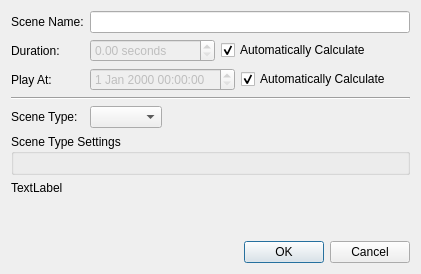
<?xml version="1.0" encoding="UTF-8"?>
<ui version="4.0">
 <class>ScenePropertiesDialog</class>
 <widget class="QDialog" name="ScenePropertiesDialog">
  <property name="geometry">
   <rect>
    <x>0</x>
    <y>0</y>
    <width>421</width>
    <height>274</height>
   </rect>
  </property>
  <property name="windowTitle">
   <string>Scene Properties</string>
  </property>
  <layout class="QVBoxLayout" name="verticalLayout">
   <item>
    <layout class="QFormLayout" name="formLayout_2">
     <property name="fieldGrowthPolicy">
      <enum>QFormLayout::ExpandingFieldsGrow</enum>
     </property>
     <item row="0" column="0">
      <widget class="QLabel" name="label">
       <property name="text">
        <string>Scene Name:</string>
       </property>
      </widget>
     </item>
     <item row="0" column="1">
      <widget class="QLineEdit" name="sceneName"/>
     </item>
     <item row="1" column="0">
      <widget class="QLabel" name="label_2">
       <property name="text">
        <string>Duration:</string>
       </property>
      </widget>
     </item>
     <item row="1" column="1">
      <layout class="QHBoxLayout" name="horizontalLayout">
       <item>
        <widget class="QDoubleSpinBox" name="duration">
         <property name="enabled">
          <bool>false</bool>
         </property>
         <property name="suffix">
          <string> seconds</string>
         </property>
         <property name="maximum">
          <double>99999.990000000005239</double>
         </property>
        </widget>
       </item>
       <item>
        <widget class="QCheckBox" name="autoDuration">
         <property name="text">
          <string>Automatically Calculate</string>
         </property>
         <property name="checked">
          <bool>true</bool>
         </property>
        </widget>
       </item>
      </layout>
     </item>
     <item row="2" column="0">
      <widget class="QLabel" name="label_4">
       <property name="text">
        <string>Play At:</string>
       </property>
      </widget>
     </item>
     <item row="2" column="1">
      <layout class="QHBoxLayout" name="horizontalLayout_2">
       <item>
        <widget class="QDateTimeEdit" name="dateTime">
         <property name="enabled">
          <bool>false</bool>
         </property>
        </widget>
       </item>
       <item>
        <widget class="QCheckBox" name="autoDateTime">
         <property name="text">
          <string>Automatically Calculate</string>
         </property>
         <property name="checked">
          <bool>true</bool>
         </property>
        </widget>
       </item>
      </layout>
     </item>
     <item row="4" column="0">
      <widget class="QLabel" name="label_3">
       <property name="text">
        <string>Scene Type:</string>
       </property>
      </widget>
     </item>
     <item row="4" column="1">
      <widget class="QComboBox" name="sceneTypeCombo"/>
     </item>
     <item row="3" column="0" colspan="2">
      <widget class="Line" name="line">
       <property name="orientation">
        <enum>Qt::Horizontal</enum>
       </property>
      </widget>
     </item>
    </layout>
   </item>
   <item>
    <widget class="QGroupBox" name="typeSettingsBox">
     <property name="title">
      <string>Scene Type Settings</string>
     </property>
     <layout class="QFormLayout" name="formLayout">
      <property name="fieldGrowthPolicy">
       <enum>QFormLayout::ExpandingFieldsGrow</enum>
      </property>
     </layout>
    </widget>
   </item>
   <item>
    <widget class="QLabel" name="auditResults">
     <property name="text">
      <string>TextLabel</string>
     </property>
    </widget>
   </item>
   <item>
    <spacer name="verticalSpacer">
     <property name="orientation">
      <enum>Qt::Vertical</enum>
     </property>
     <property name="sizeHint" stdset="0">
      <size>
       <width>20</width>
       <height>40</height>
      </size>
     </property>
    </spacer>
   </item>
   <item>
    <widget class="QDialogButtonBox" name="buttonBox">
     <property name="orientation">
      <enum>Qt::Horizontal</enum>
     </property>
     <property name="standardButtons">
      <set>QDialogButtonBox::Cancel|QDialogButtonBox::Ok</set>
     </property>
    </widget>
   </item>
  </layout>
 </widget>
 <resources/>
 <connections>
  <connection>
   <sender>buttonBox</sender>
   <signal>accepted()</signal>
   <receiver>ScenePropertiesDialog</receiver>
   <slot>accept()</slot>
   <hints>
    <hint type="sourcelabel">
     <x>248</x>
     <y>254</y>
    </hint>
    <hint type="destinationlabel">
     <x>157</x>
     <y>271</y>
    </hint>
   </hints>
  </connection>
  <connection>
   <sender>buttonBox</sender>
   <signal>rejected()</signal>
   <receiver>ScenePropertiesDialog</receiver>
   <slot>reject()</slot>
   <hints>
    <hint type="sourcelabel">
     <x>316</x>
     <y>260</y>
    </hint>
    <hint type="destinationlabel">
     <x>286</x>
     <y>271</y>
    </hint>
   </hints>
  </connection>
  <connection>
   <sender>autoDuration</sender>
   <signal>toggled(bool)</signal>
   <receiver>duration</receiver>
   <slot>setDisabled(bool)</slot>
   <hints>
    <hint type="sourcelabel">
     <x>188</x>
     <y>49</y>
    </hint>
    <hint type="destinationlabel">
     <x>134</x>
     <y>46</y>
    </hint>
   </hints>
  </connection>
  <connection>
   <sender>autoDateTime</sender>
   <signal>toggled(bool)</signal>
   <receiver>dateTime</receiver>
   <slot>setDisabled(bool)</slot>
   <hints>
    <hint type="sourcelabel">
     <x>276</x>
     <y>78</y>
    </hint>
    <hint type="destinationlabel">
     <x>211</x>
     <y>71</y>
    </hint>
   </hints>
  </connection>
 </connections>
</ui>
